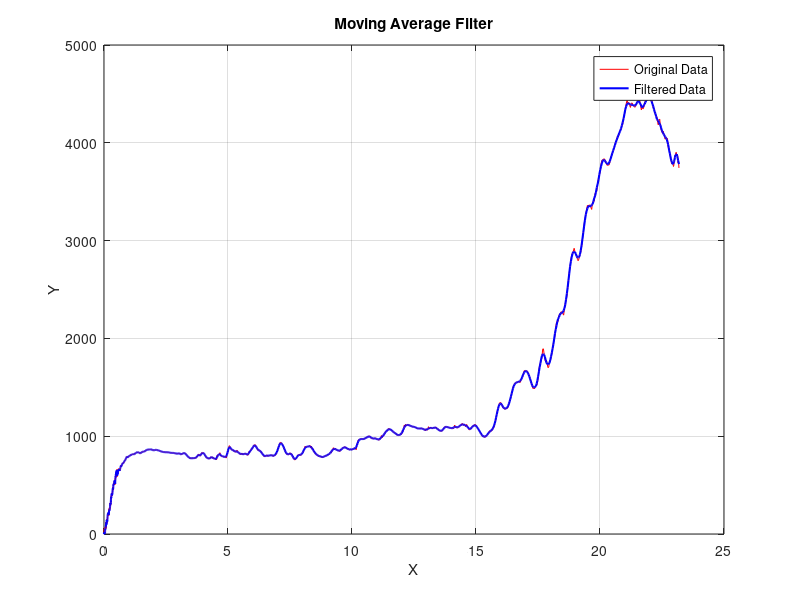
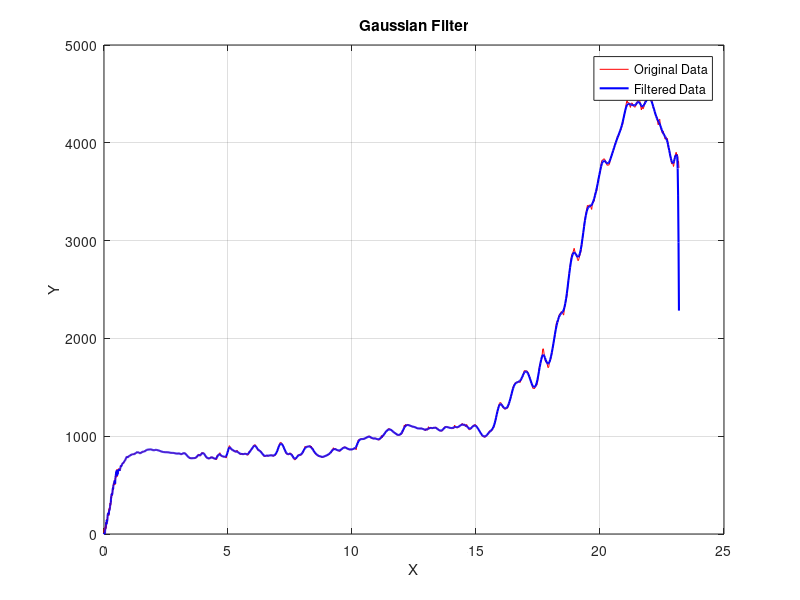
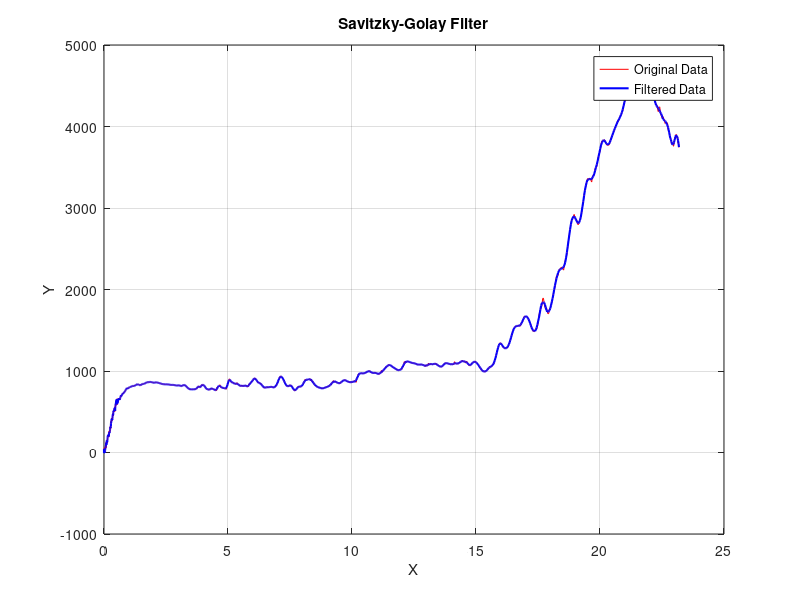

Write the MATLAB code that produced these figures, in order. (Note: this script raises an error after producing the figures.)
load('Compression_Abaqus_F.mat')
load('Compression_Abaqus_X.mat')

%% 移动平均滤波
% 示例数据
X = Compression_Abaqus_X;
Y = Compression_Abaqus_F;

% 移动平均滤波
windowSize = 5; % 滤波窗口大小
Y_filtered = movmean(Y, windowSize); % 滤波后的数据

% 绘图
figure;
plot(X, Y, 'r-', 'DisplayName', 'Original Data');
hold on;
plot(X, Y_filtered, 'b-', 'LineWidth', 1.5, 'DisplayName', 'Filtered Data');
legend;
xlabel('X');
ylabel('Y');
title('Moving Average Filter');
grid on;


%% 高斯平滑滤波
% 示例数据
X = Compression_Abaqus_X;
Y = Compression_Abaqus_F;

% 高斯滤波
sigma = 2; % 高斯滤波器的标准差
windowSize = 9; % 窗口大小
gaussianKernel = fspecial('gaussian', [1, windowSize], sigma);
Y_filtered = conv(Y, gaussianKernel, 'same'); % 滤波后的数据

% 绘图
figure;
plot(X, Y, 'r-', 'DisplayName', 'Original Data');
hold on;
plot(X, Y_filtered, 'b-', 'LineWidth', 1.5, 'DisplayName', 'Filtered Data');
legend;
xlabel('X');
ylabel('Y');
title('Gaussian Filter');
grid on;


%% Savitzky-Golay 滤波
% 示例数据
X = Compression_Abaqus_X;
Y = Compression_Abaqus_F;

% Savitzky-Golay 滤波
polyOrder = 3; % 多项式阶数
windowSize = 11; % 滑动窗口大小（必须是奇数）
Y_filtered = sgolayfilt(Y, polyOrder, windowSize);

% 绘图
figure;
plot(X, Y, 'r-', 'DisplayName', 'Original Data');
hold on;
plot(X, Y_filtered, 'b-', 'LineWidth', 1.5, 'DisplayName', 'Filtered Data');
legend;
xlabel('X');
ylabel('Y');
title('Savitzky-Golay Filter');
grid on;

%% 频域滤波
% 示例数据
X = Compression_Abaqus_X;
Y = Compression_Abaqus_F;

% 快速傅里叶变换
Y_fft = fft(Y);
N = length(Y);
frequencies = (0:N-1) * (1 / (X(end) - X(1))); % 频率轴

% 创建低通滤波器
cutoff = 5; % 截止频率
lowPassFilter = frequencies <= cutoff;
Y_fft_filtered = Y_fft .* lowPassFilter;

% 逆傅里叶变换
Y_filtered = ifft(Y_fft_filtered, 'symmetric');

% 绘图
figure;
subplot(2, 1, 1);
plot(X, Y, 'r-', 'DisplayName', 'Original Data');
hold on;
plot(X, Y_filtered, 'b-', 'LineWidth', 1.5, 'DisplayName', 'Filtered Data');
legend;
xlabel('X');
ylabel('Y');
title('Frequency Domain Filter');
grid on;

subplot(2, 1, 2);
plot(frequencies, abs(Y_fft), 'r-', 'DisplayName', 'Original Spectrum');
hold on;
plot(frequencies, abs(Y_fft_filtered), 'b-', 'DisplayName', 'Filtered Spectrum');
legend;
xlabel('Frequency (Hz)');
ylabel('Amplitude');
title('Spectrum Analysis');
grid on;
